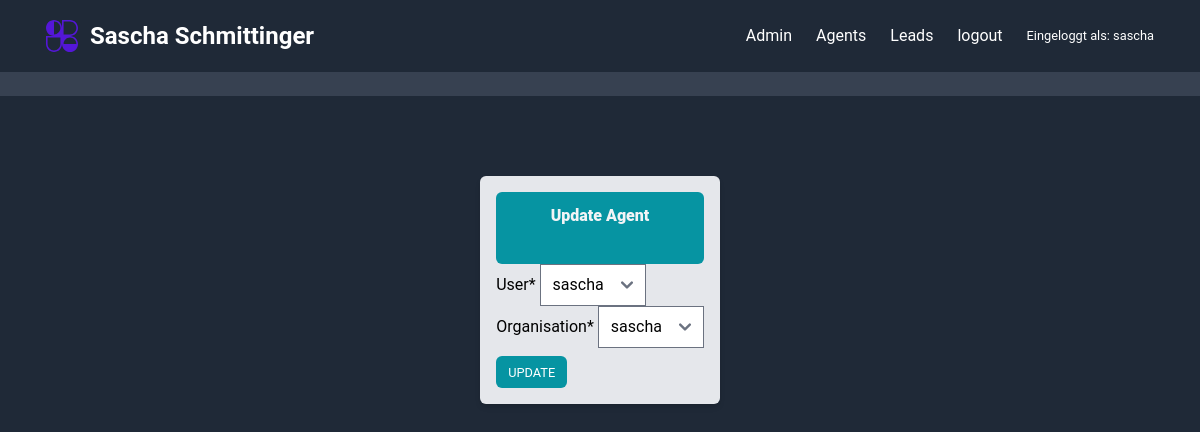
The page /agents/5/upate/ (signed in) on the database its author committed.
### leads/models.py (models this page shows, shortened)
class User(AbstractUser):
    is_organisor = models.BooleanField(default=True)
    is_agent = models.BooleanField(default=False)

class UserProfile(models.Model):
    user = models.OneToOneField(User, on_delete=models.CASCADE)
    def __str__(self):
        return self.user.username

class Agent(models.Model):
    user = models.OneToOneField(User, on_delete=models.CASCADE)
    organisation = models.ForeignKey(UserProfile, on_delete=models.CASCADE)

### agents/views.py (the view, shortened to what this page needs)
# urls.py: path('<int:pk>/upate/', AgentUpdateView.as_view(), name='agent_update'),
class AgentUpdateView(OrganisatorAndLoginRequiredMixin, generic.UpdateView):
    title = "SSC AgentUpdateView"
    template_name = "agents/agents_update.html"
    form_class = AgentModelForm
    def get_queryset(self):
        organisation = self.request.user.userprofile
        return Agent.objects.filter(organisation=organisation)
    def get_context_data(self, **kwargs):
        context = super(AgentUpdateView, self).get_context_data(**kwargs)
        context.update({"title": self.title})
        return super().get_context_data(**kwargs)

### agents/forms.py
class AgentModelForm(forms.ModelForm):
    class Meta:
        model = Agent
        fields = '__all__'

### agents/mixins.py (called while the page is built)
    def dispatch(self, request, *args, **kwargs):
        if not request.user.is_authenticated or not request.user.is_organisor:
            return redirect("login")
        return super().dispatch(request, *args, **kwargs)

### templates/agents/agents_update.html (shortened to what this page needs)
{% extends "../base.html" %}
{% load static %}
{% load crispy_forms_tags %}
{% block start %}
<div class="w-full h-full md:min-h-[768px] border-gray-900 ">
  <div class="flex justify-center">
      <form method='POST' class="bg-gray-200 border-gray-800  rounded-md mt-20 p-4 shadow-md ">
          <h2 class="pb-6 font-black text-center bg-teal-500 text-gray-100 rounded-md">
            <p class="p-3">Update Agent</p>
          </h2>
        {{ form|crispy }}
        <button class="bg-teal-500 hover:bg-teal-300 transition duration-300 rounded-md py-1 px-3 text-white mt-2" type="submit"> <small>UPDATE</small> </button>
      </form>
  </div>
</div>
{% endblock start %}

### templates/leads/navbar.html (shortened to what this page needs)
{% load static %}
  <nav class=" border-gray-200 bg-gray-800">
    <div class="flex flex-wrap justify-between items-center mx-auto max-w-screen-xl p-4">
        <a href="https://flowbite.com" class="flex items-center space-x-3 rtl:space-x-reverse">
            <img src="{% static "images/logo.svg" %}" class="h-8" alt="Flowbite Logo" />
            <span class="self-center text-2xl font-semibold whitespace-nowrap text-white">Sascha Schmittinger</span>
        </a>
        <div class="flex items-center space-x-6 rtl:space-x-reverse sm:py-2">
          {% if request.user.is_authenticated %}
            {% if request.user.is_organisor %}
            {% if request.user.is_staff %}
            <a href="/admin" class="text-white hover:underline" aria-current="page">Admin</a>
            {% endif %}
            <a href="{% url "agents:agents_list" %}" class="text-white hover:underline">Agents</a>
            {% endif %}
            <a href="{% url "leads:lead_view" %}" class="text-white hover:underline">Leads</a>
           <form method="post" action="{% url 'logout' %}" >
              <button class="text-white" type="submit">logout</button>
           </form>
          <small class="text-white"> Eingeloggt als: {{ request.user.username }}
          </small>
          {% endif %}
        </div>
    </div>
</nav>
<nav class="bg-gray-700">
    <div class="max-w-screen-xl px-4 py-3 mx-auto">
    </div>
</nav>

### rows shown on the page
User: user.username "sascha"
UserProfile: user "sascha"
Agent: organisation "sascha"
